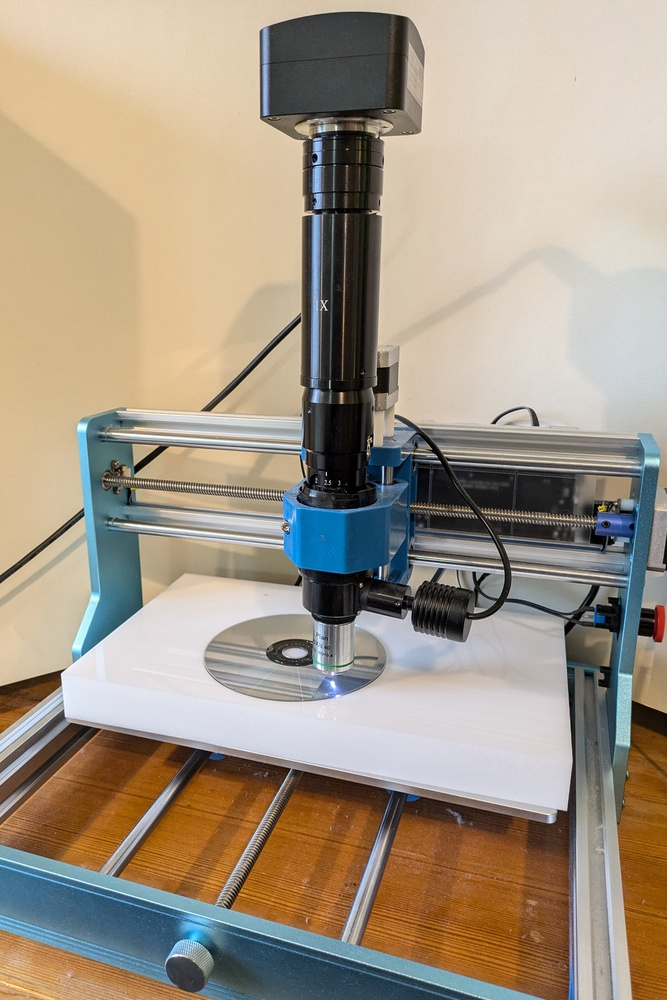
#> input picture photos/cncscope.jpg, 667 x 1000 px, shrunk from 1636 x 2454 before the run
$ python -i stitch.py   (imports and definitions only)   (older library calls are emulated)
#> lines starting #> are read from the running program, lines starting #| are printed output that depends on the picture
#!/usr/bin/python3

import argparse
import glob
import os
import sys
from pathlib import Path

import cv2
import numpy as np

"""

Simple script to use Fiji for image stitching
from our tiles.

Use integer values for x,y for tile coordinates for Fiji.
Flip image from camera and invert y coordinate.

"""


def invert_y(path, ext, vig=None):
    xs = []
    ys = []
    repx = {}
    repy = {}

    for f in glob.glob(os.path.join(path, f"tile_*.{ext}")):
        _, x, y = Path(f).stem.split("_")
        xs += [float(x)]
        ys += [float(y)]

    for idx, x in enumerate(sorted(set(xs))):
        repx[x] = idx

    y_ = len(sorted(set(ys))) - 1
    for y in sorted(set(ys)):
        repy[y] = y_
        y_ -= 1

    for f in glob.glob(os.path.join(path, f"tile_*.{ext}")):
        _, x, y = Path(f).stem.split("_")
        out = os.path.join(path, f"tileb_{repx[float(x)]}_{repy[float(y)]}.{ext}")
        flip_remove_vignette(f, out, vig)

    return len(set(xs)), len(set(ys))

"""
Using code from:
https://stackoverflow.com/questions/74786867/subtract-vignetting-template-from-image-in-opencv-python
"""
def flip_remove_vignette(inf, outf, vigf=None):
#> called with inf = 'photos/cncscope.jpg', outf = 'out.png'
    img1 = cv2.imread(inf)
#> img1 is the input picture: shape (1000, 667, 3); mean B, G, R 133.8, 150.4, 162.9

    # Flip image vertically
    img1 = cv2.flip(img1, 0)
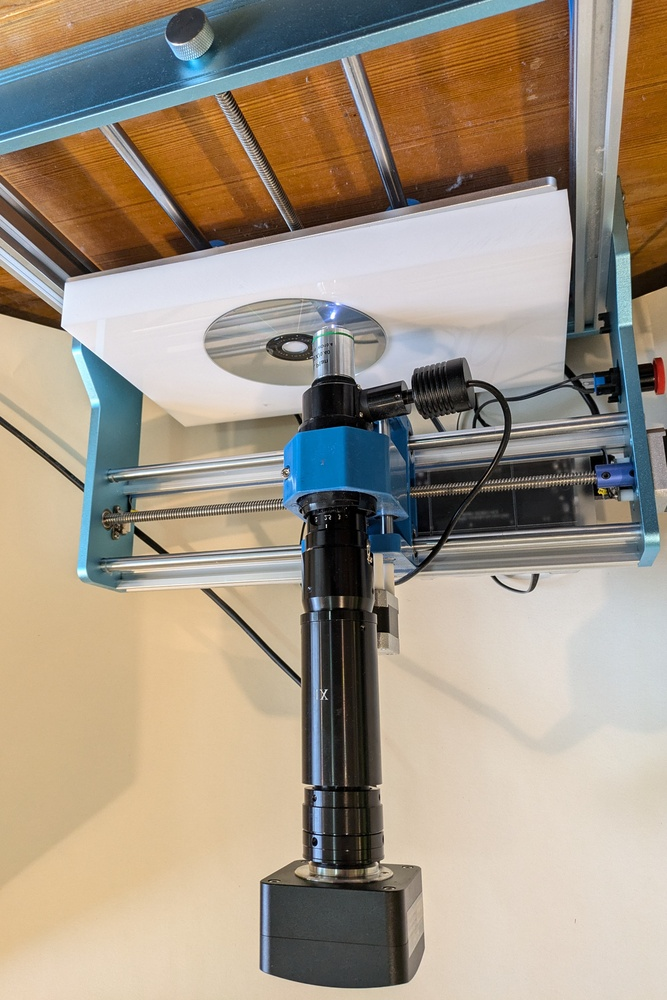
#> img1: shape (1000, 667, 3); mean B, G, R 133.8, 150.4, 162.9

    # Remove vignette
    if vigf is not None:
        vig = cv2.imread(vigf, cv2.IMREAD_GRAYSCALE)  # Read vignette template as grayscale
        vig = cv2.medianBlur(vig, 15)  # Apply median filter for removing artifacts and extreem pixels.
        vig_norm = vig.astype(np.float32) / 255  # Convert vig to float32 in range [0, 1]
        vig_norm = cv2.GaussianBlur(vig_norm, (51, 51), 30)  # Blur the vignette template (because there are still artifacts, maybe because SO convered the image to JPEG).
        #vig_max_val = vig_norm.max()  # For avoiding "false colors" we may use the maximum instead of the mean.
        vig_mean_val = cv2.mean(vig_norm)[0]
        # vig_max_val / vig_norm
        inv_vig_norm = vig_mean_val / vig_norm  # Compute G = m/F
        inv_vig_norm = cv2.cvtColor(inv_vig_norm, cv2.COLOR_GRAY2BGR)  # Convert inv_vig_norm to 3 channels before using cv2.multiply. https://stackoverflow.com/a/48338932/4926757
        img2 = cv2.multiply(img1, inv_vig_norm, dtype=cv2.CV_8U)  # Compute: C = R * G
        cv2.imwrite(outf, img2)
    else:
        cv2.imwrite(outf, img1)

# [31 lines not run here, left out]

>>> result = flip_remove_vignette('photos/cncscope.jpg', 'out.png')
